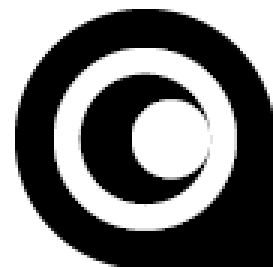
#> input picture InterfacageNumerique/TP/bloc_VI_2026/codes/correlation_repere/_data/mire_rep_V2_1.png, 91 x 89 px (shown 3 times larger)
$ python essai_2.py
#> lines starting #> are read from the running program, lines starting #| are printed output that depends on the picture; long printed decimals are rounded
import numpy as np  # for numerical operations
from scipy.fft import fft2, ifft2, fftshift  # for Fourier Transform
import matplotlib.pyplot as plt  # for plotting
import cv2

dir_path = './_data/'
ref_path = dir_path+'mire_rep_V2_1.png'
image_ref = cv2.imread(ref_path, cv2.IMREAD_GRAYSCALE)
#> image_ref is the input picture: shape (89, 91); min 0, max 255, mean 121.3
test_path = dir_path+'mire_tik_V2.png'
image_test = cv2.imread(test_path, cv2.IMREAD_GRAYSCALE)
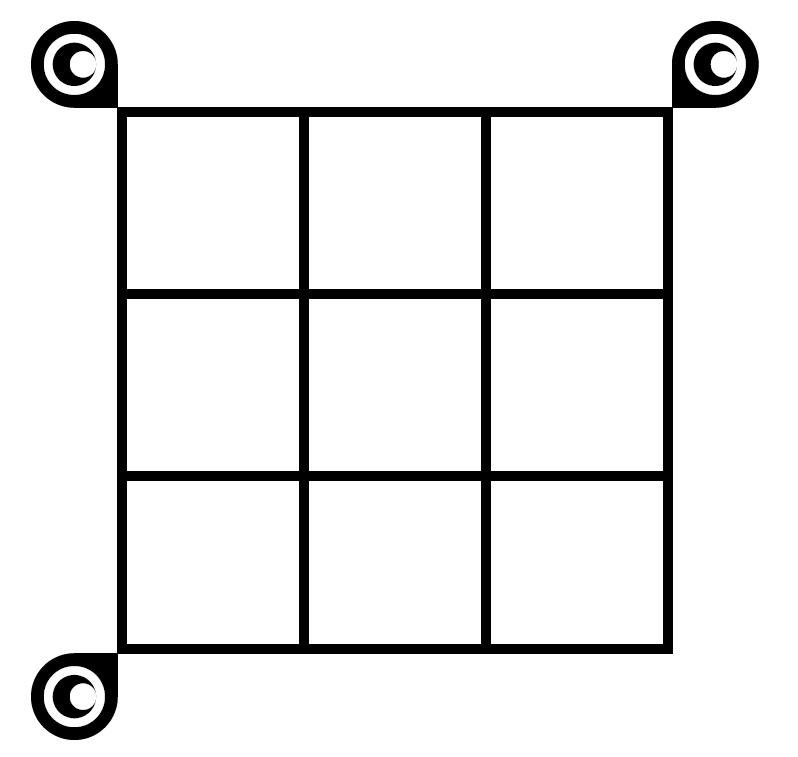
#> input picture InterfacageNumerique/TP/bloc_VI_2026/codes/correlation_repere/_data/mire_tik_V2.png, 798 x 757 px
#> image_test is the input picture: shape (757, 798); min 0, max 255, mean 231.6

# Display the reference image
plt.figure()
plt.imshow(image_ref, cmap='gray')
plt.title('Reference Image')
plt.axis('off')

# ALGO ?
result = cv2.matchTemplate(
    image_test,
    image_ref,
    cv2.TM_CCOEFF_NORMED
)
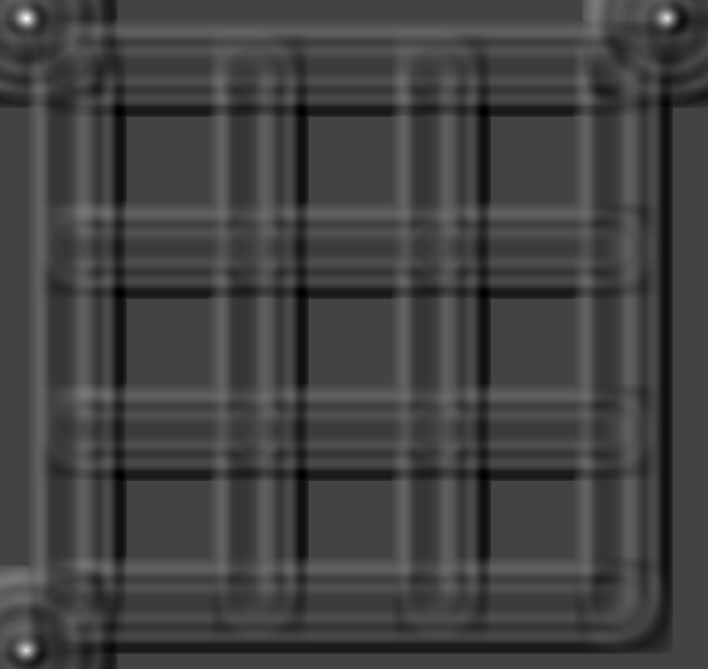
#> result: shape (669, 708) float32; min -0.357, max 1, mean -0.00397; drawn with min black and max white

min_val, max_val, min_loc, max_loc = cv2.minMaxLoc(result)
#> min_val = -0.357; max_val = 1; min_loc = (120, 294); max_loc = (26, 18)

print("Meilleure corrélation :", max_val)
#| Meilleure corrélation : 1
print("Position :", max_loc)
#| Position : (26, 18)

# CONVOLUTION ?
h, w = image_ref.shape
#> h = 89; w = 91

# Corrélation normalisée
result = cv2.matchTemplate(image_test, image_ref, cv2.TM_CCOEFF_NORMED)

plt.figure()
plt.imshow(result, cmap='gray')
plt.title('Cross Correlation')
plt.axis('off')


# Positions dont le score dépasse le seuil
threshold = 0.95
ys, xs = np.where(result >= threshold)
#> ys = [18]; xs = [26]

matches = [(x, y, result[y, x]) for x, y in zip(xs, ys)]
#> matches = [(26, 18, 1)]

print(matches)
#| [(26, 18, 1)]

plt.show()
